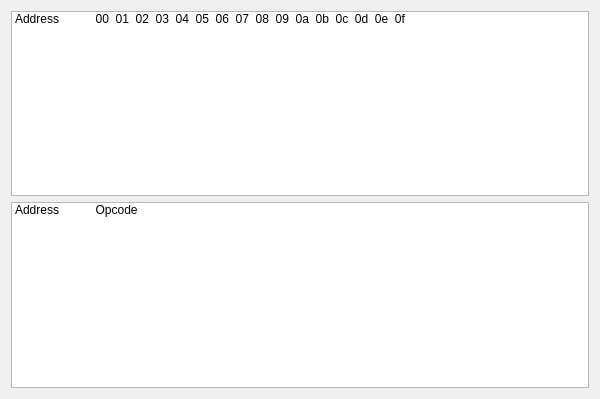
<?xml version="1.0" encoding="UTF-8"?>
<ui version="4.0">
 <class>hex_disassemblyClass</class>
 <widget class="QMainWindow" name="hex_disassemblyClass">
  <property name="geometry">
   <rect>
    <x>0</x>
    <y>0</y>
    <width>600</width>
    <height>399</height>
   </rect>
  </property>
  <property name="windowTitle">
   <string>hex_disassembly</string>
  </property>
  <widget class="QWidget" name="centralWidget">
   <layout class="QVBoxLayout" name="verticalLayout_2">
    <item>
     <layout class="QVBoxLayout" name="verticalLayout">
      <item>
       <widget class="QListWidget" name="listWidget_hex_view">
        <item>
         <property name="text">
          <string>Address           00  01  02  03  04  05  06  07  08  09  0a  0b  0c  0d  0e  0f</string>
         </property>
        </item>
       </widget>
      </item>
      <item>
       <widget class="QListWidget" name="listWidget_disasm">
        <item>
         <property name="text">
          <string>Address           Opcode</string>
         </property>
        </item>
       </widget>
      </item>
     </layout>
    </item>
   </layout>
  </widget>
 </widget>
 <layoutdefault spacing="6" margin="11"/>
 <resources/>
 <connections/>
</ui>
